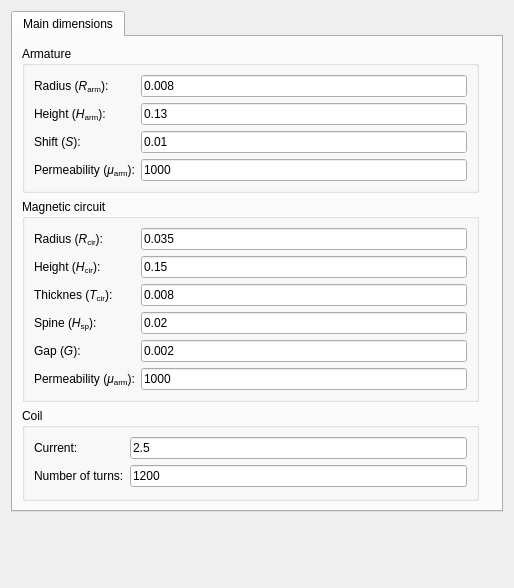
<?xml version="1.0" encoding="UTF-8"?>
<ui version="4.0">
 <class>Form</class>
 <widget class="QWidget" name="Form">
  <property name="geometry">
   <rect>
    <x>0</x>
    <y>0</y>
    <width>514</width>
    <height>588</height>
   </rect>
  </property>
  <property name="windowTitle">
   <string>Form</string>
  </property>
  <layout class="QVBoxLayout" name="verticalLayout">
   <item>
    <widget class="QTabWidget" name="tabWidget">
     <property name="currentIndex">
      <number>0</number>
     </property>
     <widget class="QWidget" name="tabDimensions">
      <attribute name="title">
       <string>Main dimensions</string>
      </attribute>
      <layout class="QGridLayout" name="gridLayout_3">
       <item row="0" column="1" rowspan="3">
        <widget class="QLabel" name="label_12">
         <property name="text">
          <string/>
         </property>
         <property name="pixmap">
          <pixmap>Electromagnetic_Actuator.png</pixmap>
         </property>
        </widget>
       </item>
       <item row="1" column="0">
        <widget class="QGroupBox" name="groupBox_2">
         <property name="title">
          <string>Magnetic circuit</string>
         </property>
         <layout class="QHBoxLayout" name="horizontalLayout_2">
          <item>
           <layout class="QGridLayout" name="gridLayout_2">
            <item row="3" column="1">
             <widget class="QLineEdit" name="txtCircuitSpineHeight">
              <property name="text">
               <string>0.02</string>
              </property>
             </widget>
            </item>
            <item row="2" column="0">
             <widget class="QLabel" name="label_8">
              <property name="text">
               <string>Thicknes (&lt;i&gt;T&lt;/i&gt;&lt;sub&gt;cir&lt;/sub&gt;):</string>
              </property>
             </widget>
            </item>
            <item row="5" column="0">
             <widget class="QLabel" name="label_10">
              <property name="text">
               <string>Permeability (&lt;i&gt;&amp;mu;&lt;/i&gt;&lt;sub&gt;arm&lt;/sub&gt;):</string>
              </property>
             </widget>
            </item>
            <item row="5" column="1">
             <widget class="QLineEdit" name="txtCircuitPermeability">
              <property name="text">
               <string>1000</string>
              </property>
             </widget>
            </item>
            <item row="0" column="1">
             <widget class="QLineEdit" name="txtCircuitRadius">
              <property name="accessibleName">
               <string/>
              </property>
              <property name="text">
               <string>0.035</string>
              </property>
              <property name="dataType" stdset="0">
               <string>double</string>
              </property>
             </widget>
            </item>
            <item row="0" column="0">
             <widget class="QLabel" name="label_4">
              <property name="text">
               <string>Radius (&lt;i&gt;R&lt;/i&gt;&lt;sub&gt;cir&lt;/sub&gt;):</string>
              </property>
             </widget>
            </item>
            <item row="1" column="0">
             <widget class="QLabel" name="label_5">
              <property name="text">
               <string>Height (&lt;i&gt;H&lt;/i&gt;&lt;sub&gt;cir&lt;/sub&gt;):</string>
              </property>
             </widget>
            </item>
            <item row="1" column="1">
             <widget class="QLineEdit" name="txtCircuitHeight">
              <property name="accessibleName">
               <string/>
              </property>
              <property name="text">
               <string>0.15</string>
              </property>
              <property name="dataType" stdset="0">
               <string>int</string>
              </property>
             </widget>
            </item>
            <item row="3" column="0">
             <widget class="QLabel" name="label_9">
              <property name="text">
               <string>Spine (&lt;i&gt;H&lt;/i&gt;&lt;sub&gt;sp&lt;/sub&gt;):</string>
              </property>
             </widget>
            </item>
            <item row="2" column="1">
             <widget class="QLineEdit" name="txtCircuitThickness">
              <property name="text">
               <string>0.008</string>
              </property>
             </widget>
            </item>
            <item row="4" column="1">
             <widget class="QLineEdit" name="txtGap_text">
              <property name="text">
               <string>0.002</string>
              </property>
             </widget>
            </item>
            <item row="4" column="0">
             <widget class="QLabel" name="label_11">
              <property name="text">
               <string>Gap (&lt;i&gt;G&lt;/i&gt;):</string>
              </property>
             </widget>
            </item>
           </layout>
          </item>
         </layout>
        </widget>
       </item>
       <item row="0" column="0">
        <widget class="QGroupBox" name="groupBox">
         <property name="title">
          <string>Armature</string>
         </property>
         <layout class="QHBoxLayout" name="horizontalLayout">
          <item>
           <layout class="QGridLayout" name="gridLayout">
            <item row="3" column="1">
             <widget class="QLineEdit" name="txtArmaturePermeability">
              <property name="text">
               <string>1000</string>
              </property>
              <property name="dataType" stdset="0">
               <string>double</string>
              </property>
             </widget>
            </item>
            <item row="0" column="0">
             <widget class="QLabel" name="label">
              <property name="text">
               <string>Radius (&lt;i&gt;R&lt;/i&gt;&lt;sub&gt;arm&lt;/sub&gt;):</string>
              </property>
             </widget>
            </item>
            <item row="1" column="1">
             <widget class="QLineEdit" name="txtArmatureHeight">
              <property name="accessibleName">
               <string/>
              </property>
              <property name="text">
               <string>0.13</string>
              </property>
              <property name="dataType" stdset="0">
               <string>double</string>
              </property>
             </widget>
            </item>
            <item row="1" column="0">
             <widget class="QLabel" name="label_2">
              <property name="text">
               <string>Height (&lt;i&gt;H&lt;/i&gt;&lt;sub&gt;arm&lt;/sub&gt;):</string>
              </property>
             </widget>
            </item>
            <item row="0" column="1">
             <widget class="QLineEdit" name="txtArmatureRadius">
              <property name="text">
               <string>0.008</string>
              </property>
              <property name="dataType" stdset="0">
               <string>double</string>
              </property>
             </widget>
            </item>
            <item row="3" column="0">
             <widget class="QLabel" name="label_6">
              <property name="text">
               <string>Permeability (&lt;i&gt;&amp;mu;&lt;/i&gt;&lt;sub&gt;arm&lt;/sub&gt;):</string>
              </property>
             </widget>
            </item>
            <item row="2" column="1">
             <widget class="QLineEdit" name="txtArmatureShift">
              <property name="text">
               <string>0.01</string>
              </property>
             </widget>
            </item>
            <item row="2" column="0">
             <widget class="QLabel" name="label_13">
              <property name="text">
               <string>Shift (&lt;i&gt;S&lt;/i&gt;):</string>
              </property>
             </widget>
            </item>
           </layout>
          </item>
         </layout>
        </widget>
       </item>
       <item row="2" column="0">
        <widget class="QGroupBox" name="groupBox_5">
         <property name="title">
          <string>Coil</string>
         </property>
         <layout class="QHBoxLayout" name="horizontalLayout_7">
          <item>
           <layout class="QGridLayout" name="gridLayout_5">
            <item row="0" column="0">
             <widget class="QLabel" name="label_3">
              <property name="text">
               <string>Current:</string>
              </property>
             </widget>
            </item>
            <item row="1" column="0">
             <widget class="QLabel" name="label_7">
              <property name="text">
               <string>Number of turns:</string>
              </property>
             </widget>
            </item>
            <item row="1" column="1">
             <widget class="QLineEdit" name="txtCoilNumberOfTurns">
              <property name="text">
               <string>1200</string>
              </property>
              <property name="dataType" stdset="0">
               <string>int</string>
              </property>
             </widget>
            </item>
            <item row="0" column="1">
             <widget class="QLineEdit" name="txtCoilCurrent">
              <property name="text">
               <string>2.5</string>
              </property>
              <property name="dataType" stdset="0">
               <string>double</string>
              </property>
             </widget>
            </item>
           </layout>
          </item>
         </layout>
        </widget>
       </item>
      </layout>
     </widget>
    </widget>
   </item>
   <item>
    <spacer name="verticalSpacer">
     <property name="orientation">
      <enum>Qt::Vertical</enum>
     </property>
     <property name="sizeHint" stdset="0">
      <size>
       <width>20</width>
       <height>40</height>
      </size>
     </property>
    </spacer>
   </item>
  </layout>
 </widget>
 <tabstops>
  <tabstop>txtArmatureRadius</tabstop>
  <tabstop>txtArmatureHeight</tabstop>
  <tabstop>txtCircuitRadius</tabstop>
  <tabstop>txtCircuitHeight</tabstop>
 </tabstops>
 <resources/>
 <connections/>
</ui>
